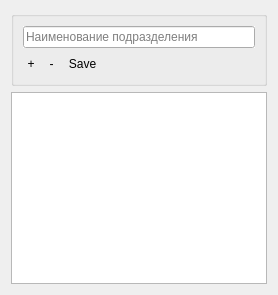
         <widget class="QWidget" name="tab_12">
          <attribute name="icon">
           <iconset resource="src.qrc">
            <normaloff>:/icon/unit.png</normaloff>:/icon/unit.png</iconset>
          </attribute>
          <attribute name="title">
           <string>Подразделения</string>
          </attribute>
          <layout class="QVBoxLayout" name="verticalLayout_24">
           <item>
            <widget class="QGroupBox" name="groupBox_10">
             <property name="title">
              <string/>
             </property>
             <layout class="QVBoxLayout" name="verticalLayout_23">
              <item>
               <layout class="QHBoxLayout" name="horizontalLayout_21">
                <item>
                 <widget class="QLineEdit" name="unitEdit">
                  <property name="autoFillBackground">
                   <bool>true</bool>
                  </property>
                  <property name="placeholderText">
                   <string>Наименование подразделения</string>
                  </property>
                 </widget>
                </item>
               </layout>
              </item>
              <item>
               <layout class="QHBoxLayout" name="horizontalLayout_22">
                <item>
                 <layout class="QHBoxLayout" name="horizontalLayout_23">
                  <item>
                   <widget class="QToolButton" name="unit_addButton">
                    <property name="sizePolicy">
                     <sizepolicy hsizetype="Maximum" vsizetype="Maximum">
                      <horstretch>0</horstretch>
                      <verstretch>0</verstretch>
                     </sizepolicy>
                    </property>
                    <property name="minimumSize">
                     <size>
                      <width>0</width>
                      <height>0</height>
                     </size>
                    </property>
                    <property name="toolTip">
                     <string>&lt;html&gt;&lt;head/&gt;&lt;body&gt;&lt;p&gt;&lt;span style=&quot; font-weight:600;&quot;&gt;Добавить&lt;/span&gt;&lt;/p&gt;&lt;/body&gt;&lt;/html&gt;</string>
                    </property>
                    <property name="styleSheet">
                     <string notr="true">border-radius: 10px;</string>
                    </property>
                    <property name="text">
                     <string>+</string>
                    </property>
                    <property name="icon">
                     <iconset resource="src.qrc">
                      <normaloff>:/icon/Martz90-Circle-Addon1-Text-plus.ico</normaloff>:/icon/Martz90-Circle-Addon1-Text-plus.ico</iconset>
                    </property>
                    <property name="iconSize">
                     <size>
                      <width>20</width>
                      <height>25</height>
                     </size>
                    </property>
                    <property name="checkable">
                     <bool>false</bool>
                    </property>
                    <property name="popupMode">
                     <enum>QToolButton::InstantPopup</enum>
                    </property>
                   </widget>
                  </item>
                  <item>
                   <widget class="QToolButton" name="unit_delButton">
                    <property name="minimumSize">
                     <size>
                      <width>0</width>
                      <height>0</height>
                     </size>
                    </property>
                    <property name="toolTip">
                     <string>&lt;html&gt;&lt;head/&gt;&lt;body&gt;&lt;p&gt;&lt;span style=&quot; font-weight:600;&quot;&gt;Удалить&lt;/span&gt;&lt;/p&gt;&lt;/body&gt;&lt;/html&gt;</string>
                    </property>
                    <property name="styleSheet">
                     <string notr="true">border-radius: 10px;</string>
                    </property>
                    <property name="text">
                     <string>-</string>
                    </property>
                    <property name="icon">
                     <iconset resource="src.qrc">
                      <normaloff>:/icon/minus-flat.png</normaloff>:/icon/minus-flat.png</iconset>
                    </property>
                    <property name="iconSize">
                     <size>
                      <width>20</width>
                      <height>25</height>
                     </size>
                    </property>
                    <property name="popupMode">
                     <enum>QToolButton::InstantPopup</enum>
                    </property>
                    <property name="toolButtonStyle">
                     <enum>Qt::ToolButtonIconOnly</enum>
                    </property>
                    <property name="autoRaise">
                     <bool>true</bool>
                    </property>
                    <property name="arrowType">
                     <enum>Qt::NoArrow</enum>
                    </property>
                   </widget>
                  </item>
                  <item>
                   <widget class="QToolButton" name="unit_saveButton">
                    <property name="toolTip">
                     <string>&lt;html&gt;&lt;head/&gt;&lt;body&gt;&lt;p&gt;&lt;span style=&quot; font-weight:600;&quot;&gt;Записать изменения&lt;/span&gt;&lt;/p&gt;&lt;/body&gt;&lt;/html&gt;</string>
                    </property>
                    <property name="styleSheet">
                     <string notr="true">border-radius: 10px;</string>
                    </property>
                    <property name="text">
                     <string>Save</string>
                    </property>
                    <property name="icon">
                     <iconset resource="src.qrc">
                      <normaloff>:/icon/save.png</normaloff>:/icon/save.png</iconset>
                    </property>
                    <property name="iconSize">
                     <size>
                      <width>25</width>
                      <height>25</height>
                     </size>
                    </property>
                   </widget>
                  </item>
                 </layout>
                </item>
                <item>
                 <spacer name="horizontalSpacer_9">
                  <property name="orientation">
                   <enum>Qt::Horizontal</enum>
                  </property>
                  <property name="sizeHint" stdset="0">
                   <size>
                    <width>40</width>
                    <height>20</height>
                   </size>
                  </property>
                 </spacer>
                </item>
               </layout>
              </item>
             </layout>
            </widget>
           </item>
           <item>
            <widget class="QTableView" name="unitsView"/>
           </item>
          </layout>
         </widget>
